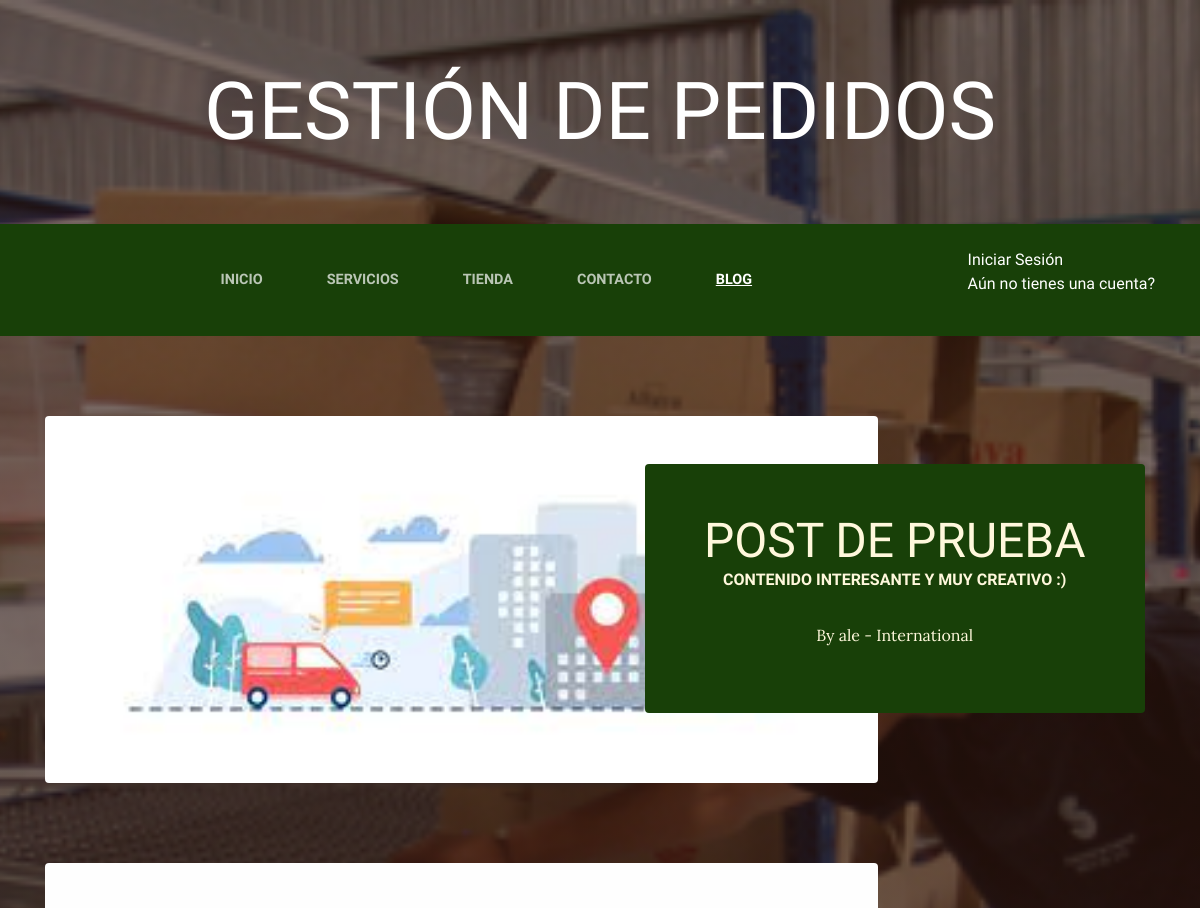
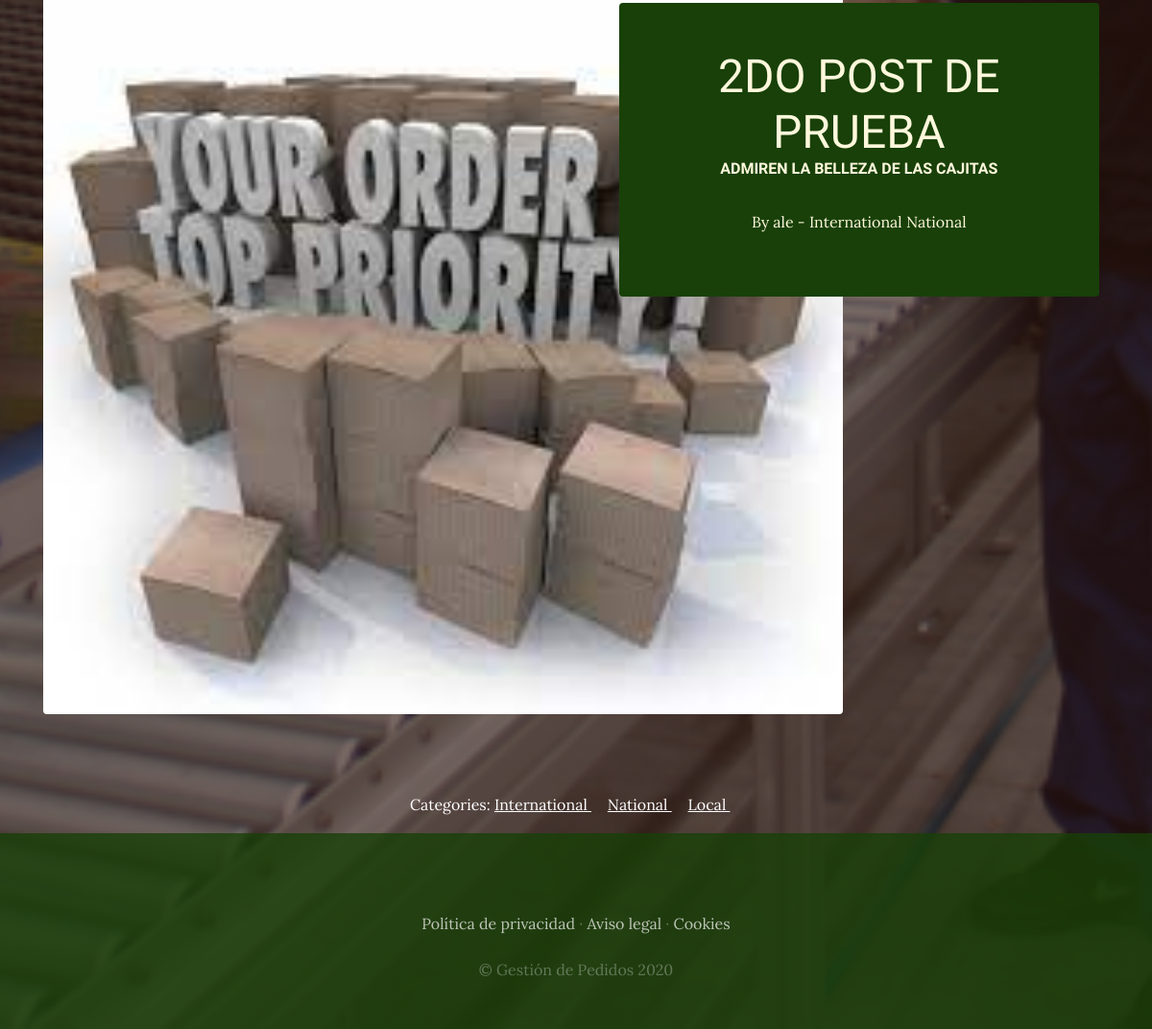
/app_blog/, run on the app's committed database (2 pictures, top to bottom).
### app_blog/models.py (models this page shows, shortened)
class Blog(models.Model):
    title=models.CharField(max_length=50)
    content=models.CharField(max_length=50)
    image=models.ImageField(upload_to='blog', null=True, blank=True)
    author=models.ForeignKey(User, on_delete=models.CASCADE)
    categories=models.ManyToManyField(Category)
    created=models.DateTimeField(auto_now_add=True)
    updated=models.DateTimeField(auto_now=True)
    class Meta:
        verbose_name='Post'
        verbose_name_plural='Posts'

class Category(models.Model):
    name=models.CharField(max_length=50)
    created=models.DateTimeField(default=timezone.now)
    updated=models.DateTimeField(default=timezone.now)
    class Meta:
        verbose_name='Category'
        verbose_name_plural='Categories'

### app_blog/views.py (the view)
# urls.py: path('', views.blog, name='Blog'),
def blog(request):
    posts= Blog.objects.all()
    categories=Category.objects.all()
    return render(request, "app_blog/blog.html", {
        'posts':posts,
        'categories':categories
    })

### shopping_cart/context_processor.py (called while the page is built)
def cart_value(request):
    cart=Cart(request)
    check=0
    for key, value in request.session['cart'].items():
        check=check+(float(value['price']))
    return {'cart_value':check}

### app_blog/templates/app_blog/blog.html
{% extends 'app_store/base.html' %}
{% load static %}
{% block content %}
{% for post in posts %}
    <section class="page-section clearfix">
        <div class="container">
        <div class="intro">
            <img class="intro-img img-fluid mb-3 mb-lg-0 rounded" src={{post.image.url}} alt="Una imágen ilustrativa">
            <div class="intro-text left-0 text-center bg-faded p-5 rounded">
            <h2 class="section-heading mb-4" >
                <span class="section-heading-lower">{{post.title}}</span>
                <span class="section-heading-upper">{{post.content}}</span>
            </h2>
            <p>By {{post.author}} - {% for category in post.categories.all %} {{category.name}} {% endfor %} </p>
            </div>
        </div>
        </div>
    </section>
{% endfor %}
    <div style="width: 75%; margin: auto; text-align: center; color: white">
        <p> Categories:
        {% for category in categories %}
            <a href="{% url 'app_blog:Category' category.id %}" class="linksCategories"> {{category.name}} </a> &nbsp;&nbsp;&nbsp;
        {% endfor %}
        </p>
    </div>
{% endblock content %}

### app_store/static/app_store/css/gestion.css (style rules this page uses)
body { font-family: 'Lora'; background: linear-gradient(rgba(47, 23, 15, 0.65), rgba(47, 23, 15, 0.65)), url("../img/bg_main.jpg"); background-attachment: fixed; background-position: center; background-size: cover; }
h1, h2, h3, h4, h5, h6 { font-family: 'Raleway'; }
p { line-height: 1.75; }
.page-section { margin-top: 5rem; margin-bottom: 5rem; }
.section-heading { text-transform: uppercase; }
.section-heading .section-heading-upper { display: block; font-size: 1rem; font-weight: 800; padding-bottom:.5rem; }
.section-heading .section-heading-lower { display: block; font-size: 3rem; font-weight: 100; }
.bg-faded { background-color: rgba(255, 255, 255, 0.85); }
.intro { position: relative; }
@media (min-width: 992px) { .intro .intro-img { width: 75%; float: left; } }
@media (min-width: 992px) { .intro .intro-text { left: 600; width: 60%; margin-top: 3rem; background-color: rgba(24, 64, 8); color: cornsilk; position: absolute; } }
@media (min-width: 1200px) { .intro .intro-text { width: 45%; } }
.linksCategories { color: white; text-decoration: underline; }

### data on the page
Blog: image (picture), title "POST DE PRUEBA", content "CONTENIDO INTERESANTE Y MUY CREATIVO :)", author "ale"
Category: name "International"
Blog: image (picture), title "2DO POST DE PRUEBA", content "ADMIREN LA BELLEZA DE LAS CAJITAS", author "ale"
Category: name "National"
Category: name "Local"
